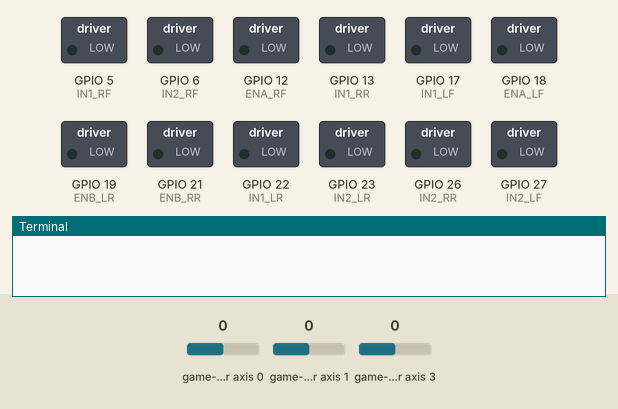
Recording of a program running on a simulated Raspberry Pi (BCM pin numbers). Shown: switched loads named in the program (green lamp = pin HIGH), the last lines printed to the terminal. The test bench sets the inputs (shaded band); at power-on: game-controller axis 1 0, game-controller axis 3 0, game-controller axis 0 0.

Above: at 1.2 s.
1.3 s: game-controller axis 1 set to -0.5
2.8 s: game-controller axis 3 set to -1
At 3.4 s:
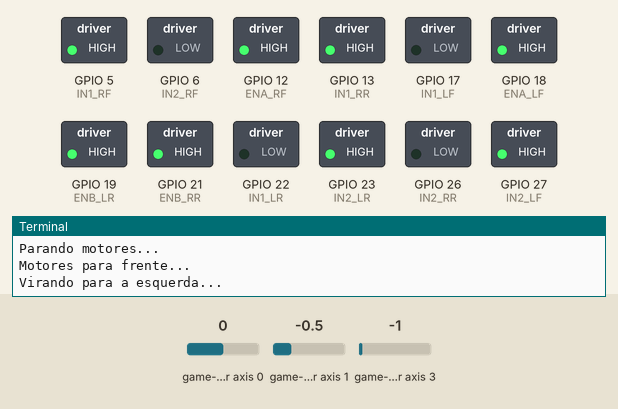
4.3 s: game-controller axis 3 set to 0.5
At 4.6 s:
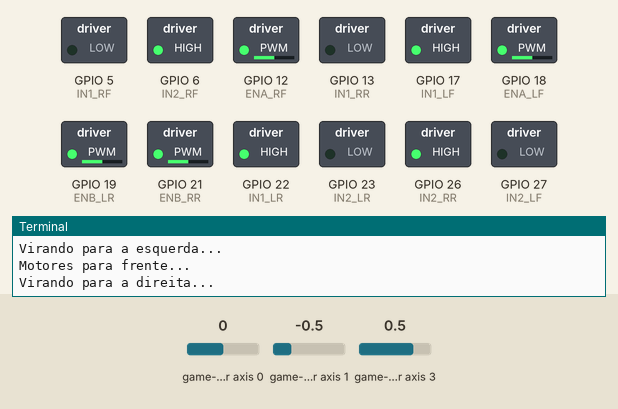
5.8 s: game-controller axis 3 set to -0.5
At 6.9 s:
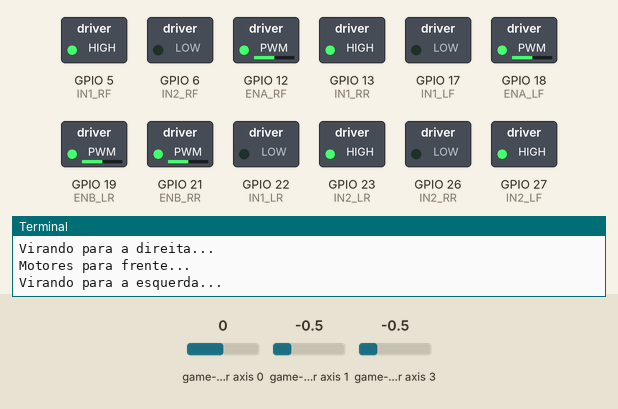
7.3 s: game-controller axis 3 set to 1
At 8.1 s:
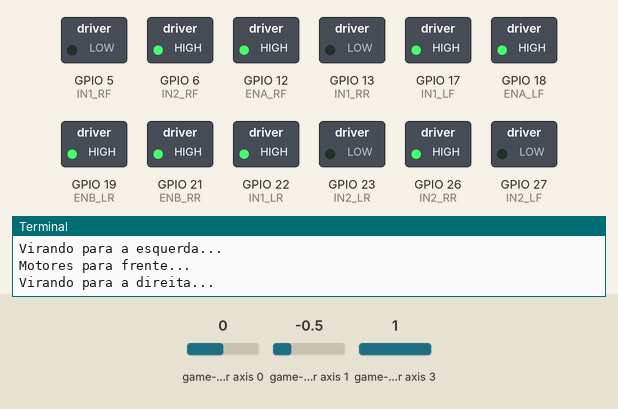
8.8 s: game-controller axis 3 set to 0
At 9.2 s:
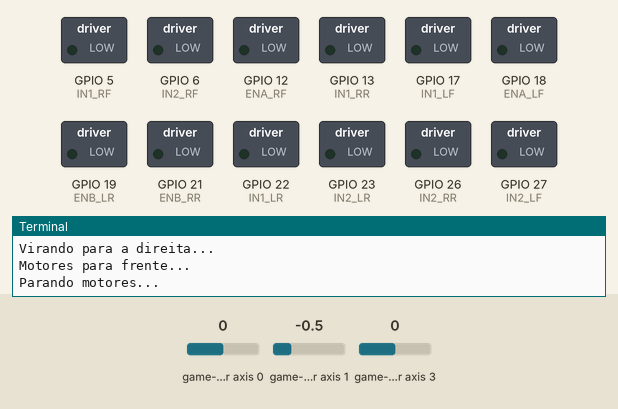
Timing chart, 0 to 11.3 s (numbered marks = the images above; inputs shaded):
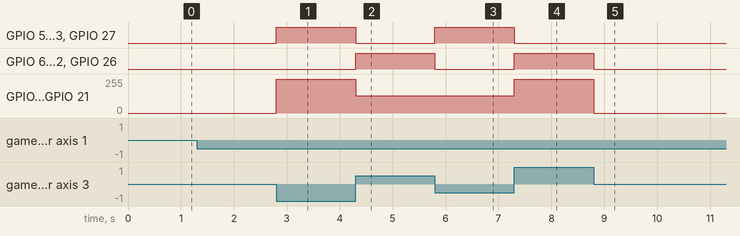

The program:

main.py
```python
###############################################################################
#                                                                             #
#                        Projeto: Rover com Raspberry Pi                      #
#                        Autor: Henrique Cunha                                #
#                        Data: 20/05/2024                                     #
#                                                                             #
###############################################################################

import pygame
from rodas import motores_frente, motores_tras, motores_parar, virar_esquerda, virar_direita, cleanup
from camera import tirar_foto, iniciar_gravacao, parar_gravacao, fechar_camera
from truques import volta_360

# Inicializar o pygame
pygame.init()

# Inicializar o joystick
pygame.joystick.init()
joystick = pygame.joystick.Joystick(0)
joystick.init()

gravando = False
arquivo_video = None

try:
    while True:
        for event in pygame.event.get():
            if event.type == pygame.JOYAXISMOTION:
                # Eixo 0 (esquerda/direita) do joystick esquerdo para controle de direção
                axis_0 = joystick.get_axis(0)
                # Eixo 1 (frente/trás) do joystick esquerdo para controle de movimento
                axis_1 = joystick.get_axis(1)
                # Eixo 2 (esquerda/direita) do joystick direito para controle de direção
                axis_2 = joystick.get_axis(2)
                # Eixo 4 (RT) para controle de velocidade
                axis_4 = joystick.get_axis(4)

                # Controle da velocidade com o gatilho direito (RT)
                velocidade = int((axis_4 + 1) * 50)  # RT varia de -1 a 1, ajuste para variar de 0 a 100
                print(velocidade)

                # Controle do movimento frente/trás com o joystick esquerdo
                if axis_1 < -0.1:
                    print("Movendo para frente")
                    motores_frente(velocidade)
                elif axis_1 > 0.1:
                    print("Movendo para trás")
                    motores_tras(velocidade)
                else:
                    motores_parar()

                # Controle da direção com o joystick direito
                if axis_2 < -0.1:
                    print("Virando à esquerda")
                    virar_esquerda(velocidade)
                elif axis_2 > 0.1:
                    print("Virando à direita")
                    virar_direita(velocidade)

            elif event.type == pygame.JOYBUTTONDOWN:
                if event.button == 2:  # Botão X para tirar foto
                    print("Tirando foto")
                    tirar_foto()
                if event.button == 6:  # Botão RB para fazer uma volta de 360 graus
                    print("Realizando volta de 360 graus")
                    volta_360()
                if event.button == 0:  # Botão A para iniciar/parar gravação
                    if not gravando:
                        print("Iniciando gravação")
                        arquivo_video = iniciar_gravacao()
                        gravando = True
                    else:
                        print("Parando gravação")
                        parar_gravacao()
                        gravando = False

except KeyboardInterrupt:
    cleanup()
    fechar_camera()
    pygame.quit()
```

rodas.py
```python
import RPi.GPIO as GPIO
import pygame
from time import sleep

# Configuração dos pinos GPIO para os motores
GPIO.setmode(GPIO.BCM)
GPIO.setwarnings(False)

# Pinos de controle do motor (Primeira Ponte H - Esquerda)
IN1_LF = 17  # Motor Esquerdo Dianteiro
IN2_LF = 27  # Motor Esquerdo Dianteiro
IN1_LR = 22  # Motor Esquerdo Traseiro
IN2_LR = 23  # Motor Esquerdo Traseiro
ENA_LF = 18  # PWM Motor Esquerdo Dianteiro
ENB_LR = 19  # PWM Motor Esquerdo Traseiro

# Pinos de controle do motor (Segunda Ponte H - Direita)
IN1_RF = 5   # Motor Direito Dianteiro
IN2_RF = 6   # Motor Direito Dianteiro
IN1_RR = 13  # Motor Direito Traseiro
IN2_RR = 26  # Motor Direito Traseiro
ENA_RF = 12  # PWM Motor Direito Dianteiro
ENB_RR = 21  # PWM Motor Direito Traseiro

# Configuração dos pinos de controle (Esquerda)
GPIO.setup(IN1_LF, GPIO.OUT)
GPIO.setup(IN2_LF, GPIO.OUT)
GPIO.setup(IN1_LR, GPIO.OUT)
GPIO.setup(IN2_LR, GPIO.OUT)
GPIO.setup(ENA_LF, GPIO.OUT)
GPIO.setup(ENB_LR, GPIO.OUT)

# Configuração dos pinos de controle (Direita)
GPIO.setup(IN1_RF, GPIO.OUT)
GPIO.setup(IN2_RF, GPIO.OUT)
GPIO.setup(IN1_RR, GPIO.OUT)
GPIO.setup(IN2_RR, GPIO.OUT)
GPIO.setup(ENA_RF, GPIO.OUT)
GPIO.setup(ENB_RR, GPIO.OUT)

# Inicializar PWM nos pinos ENA e ENB
pwm_lf = GPIO.PWM(ENA_LF, 1000)  # Frequência de 1kHz
pwm_lr = GPIO.PWM(ENB_LR, 1000)  # Frequência de 1kHz
pwm_rf = GPIO.PWM(ENA_RF, 1000)  # Frequência de 1kHz
pwm_rr = GPIO.PWM(ENB_RR, 1000)  # Frequência de 1kHz
pwm_lf.start(0)
pwm_lr.start(0)
pwm_rf.start(0)
pwm_rr.start(0)

def motores_frente(velocidade):
    print("Motores para frente...")

    # Configurar velocidade
    pwm_lf.ChangeDutyCycle(velocidade)
    pwm_lr.ChangeDutyCycle(velocidade)
    pwm_rf.ChangeDutyCycle(velocidade)
    pwm_rr.ChangeDutyCycle(velocidade)

    # Motores da esquerda
    GPIO.output(IN1_LF, GPIO.HIGH)
    GPIO.output(IN2_LF, GPIO.LOW)
    GPIO.output(IN1_LR, GPIO.HIGH)
    GPIO.output(IN2_LR, GPIO.LOW)

    # Motores da direita
    GPIO.output(IN1_RF, GPIO.HIGH)
    GPIO.output(IN2_RF, GPIO.LOW)
    GPIO.output(IN1_RR, GPIO.HIGH)
    GPIO.output(IN2_RR, GPIO.LOW)

def motores_tras(velocidade):
    print("Motores para trás...")

    # Configurar velocidade
    pwm_lf.ChangeDutyCycle(velocidade)
    pwm_lr.ChangeDutyCycle(velocidade)
    pwm_rf.ChangeDutyCycle(velocidade)
    pwm_rr.ChangeDutyCycle(velocidade)

    # Motores da esquerda
    GPIO.output(IN1_LF, GPIO.LOW)
    GPIO.output(IN2_LF, GPIO.HIGH)
    GPIO.output(IN1_LR, GPIO.LOW)
    GPIO.output(IN2_LR, GPIO.HIGH)

    # Motores da direita
    GPIO.output(IN1_RF, GPIO.LOW)
    GPIO.output(IN2_RF, GPIO.HIGH)
    GPIO.output(IN1_RR, GPIO.LOW)
    GPIO.output(IN2_RR, GPIO.HIGH)

def motores_parar():
    print("Parando motores...")
    pwm_lf.ChangeDutyCycle(0)
    pwm_lr.ChangeDutyCycle(0)
    pwm_rf.ChangeDutyCycle(0)
    pwm_rr.ChangeDutyCycle(0)

    # Motores da esquerda
    GPIO.output(IN1_LF, GPIO.LOW)
    GPIO.output(IN2_LF, GPIO.LOW)
    GPIO.output(IN1_LR, GPIO.LOW)
    GPIO.output(IN2_LR, GPIO.LOW)

    # Motores da direita
    GPIO.output(IN1_RF, GPIO.LOW)
    GPIO.output(IN2_RF, GPIO.LOW)
    GPIO.output(IN1_RR, GPIO.LOW)
    GPIO.output(IN2_RR, GPIO.LOW)

def virar_esquerda(velocidade):
    print("Virando para a esquerda...")

    # Configurar velocidade
    pwm_lf.ChangeDutyCycle(velocidade)
    pwm_lr.ChangeDutyCycle(velocidade)
    pwm_rf.ChangeDutyCycle(velocidade)
    pwm_rr.ChangeDutyCycle(velocidade)

    # Motores da esquerda para trás
    GPIO.output(IN1_LF, GPIO.LOW)
    GPIO.output(IN2_LF, GPIO.HIGH)
    GPIO.output(IN1_LR, GPIO.LOW)
    GPIO.output(IN2_LR, GPIO.HIGH)

    # Motores da direita para frente
    GPIO.output(IN1_RF, GPIO.HIGH)
    GPIO.output(IN2_RF, GPIO.LOW)
    GPIO.output(IN1_RR, GPIO.HIGH)
    GPIO.output(IN2_RR, GPIO.LOW)

def virar_direita(velocidade):
    print("Virando para a direita...")

    # Configurar velocidade
    pwm_lf.ChangeDutyCycle(velocidade)
    pwm_lr.ChangeDutyCycle(velocidade)
    pwm_rf.ChangeDutyCycle(velocidade)
    pwm_rr.ChangeDutyCycle(velocidade)

    # Motores da esquerda para frente
    GPIO.output(IN1_LF, GPIO.HIGH)
    GPIO.output(IN2_LF, GPIO.LOW)
    GPIO.output(IN1_LR, GPIO.HIGH)
    GPIO.output(IN2_LR, GPIO.LOW)

    # Motores da direita para trás
    GPIO.output(IN1_RF, GPIO.LOW)
    GPIO.output(IN2_RF, GPIO.HIGH)
    GPIO.output(IN1_RR, GPIO.LOW)
    GPIO.output(IN2_RR, GPIO.HIGH)

def cleanup():
    print("Limpando GPIO...")
    pwm_lf.stop()
    pwm_lr.stop()
    pwm_rf.stop()
    pwm_rr.stop()
    GPIO.cleanup()

# Inicialização do Pygame para capturar eventos do joystick
pygame.init()
joystick = pygame.joystick.Joystick(0)
joystick.init()

try:
    while True:
        for event in pygame.event.get():
            if event.type == pygame.JOYAXISMOTION:
                axis_1 = joystick.get_axis(1)  # Eixo vertical do joystick esquerdo
                axis_3 = joystick.get_axis(3)  # Eixo vertical do joystick direito

                # Mapear valores do joystick (-1 a 1) para duty cycle PWM (0 a 100)
                velocidade_frente_tras = int((abs(axis_1) * 100))
                velocidade_esquerda_direita = int((abs(axis_3) * 100))

                if axis_1 < -0.1:
                    motores_frente(velocidade_frente_tras)
                elif axis_1 > 0.1:
                    motores_tras(velocidade_frente_tras)
                else:
                    motores_parar()

                if axis_3 < -0.1:
                    virar_esquerda(velocidade_esquerda_direita)
                elif axis_3 > 0.1:
                    virar_direita(velocidade_esquerda_direita)
                else:
                    motores_parar()

except KeyboardInterrupt:
    cleanup()
```

Measured:
- after the input at 2.8 s, GPIO 5 (IN1_RF), GPIO 13 (IN1_RR), GPIO 23 (IN2_LR), GPIO 27 (IN2_LF): LOW → HIGH at once; GPIO 12 (ENA_RF), GPIO 18 (ENA_LF), GPIO 19 (ENB_LR), GPIO 21 (ENB_RR): 0/255 → 255/255 at once
- after the input at 4.3 s, GPIO 5 (IN1_RF), GPIO 13 (IN1_RR), GPIO 23 (IN2_LR), GPIO 27 (IN2_LF): HIGH → LOW at once; GPIO 6 (IN2_RF), GPIO 17 (IN1_LF), GPIO 22 (IN1_LR), GPIO 26 (IN2_RR): LOW → HIGH at once; GPIO 12 (ENA_RF), GPIO 18 (ENA_LF), GPIO 19 (ENB_LR), GPIO 21 (ENB_RR): 255/255 → 128/255 at once
- after the input at 5.8 s, GPIO 5 (IN1_RF), GPIO 13 (IN1_RR), GPIO 23 (IN2_LR), GPIO 27 (IN2_LF): LOW → HIGH at once; GPIO 6 (IN2_RF), GPIO 17 (IN1_LF), GPIO 22 (IN1_LR), GPIO 26 (IN2_RR): HIGH → LOW at once
- after the input at 7.3 s, GPIO 5 (IN1_RF), GPIO 13 (IN1_RR), GPIO 23 (IN2_LR), GPIO 27 (IN2_LF): HIGH → LOW at once; GPIO 6 (IN2_RF), GPIO 17 (IN1_LF), GPIO 22 (IN1_LR), GPIO 26 (IN2_RR): LOW → HIGH at once; GPIO 12 (ENA_RF), GPIO 18 (ENA_LF), GPIO 19 (ENB_LR), GPIO 21 (ENB_RR): 128/255 → 255/255 at once
- after the input at 8.8 s, GPIO 6 (IN2_RF), GPIO 17 (IN1_LF), GPIO 22 (IN1_LR), GPIO 26 (IN2_RR): HIGH → LOW at once; GPIO 12 (ENA_RF), GPIO 18 (ENA_LF), GPIO 19 (ENB_LR), GPIO 21 (ENB_RR): 255/255 → 0/255 at once
